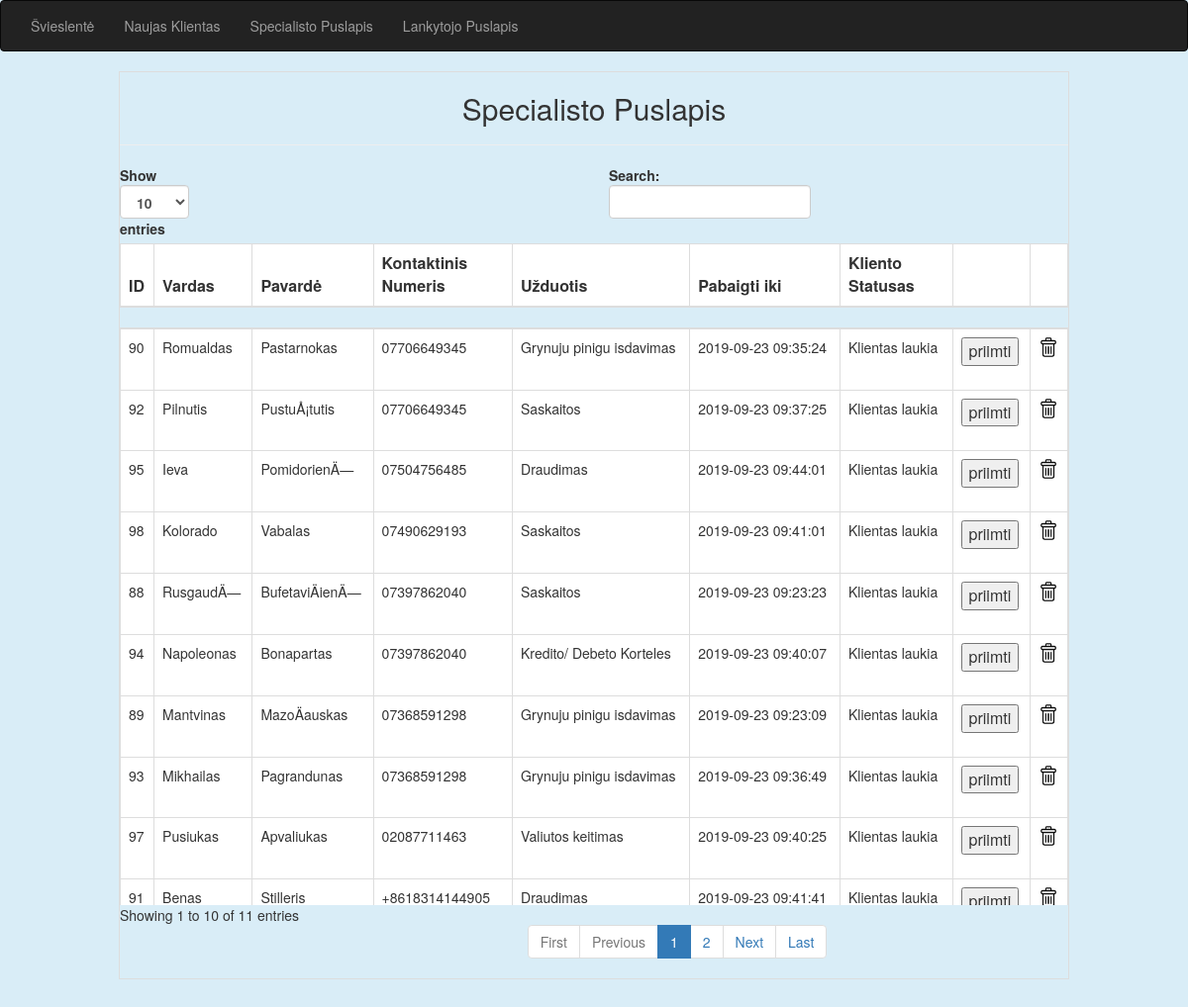
/aptarnavimas.php, run on the app's committed database.
### tables this page shows
CREATE TABLE `specialistas` (
  `id` int(100) NOT NULL,
  `specialistas` varchar(100) NOT NULL,
  `trukme` time(3) NOT NULL
);

CREATE TABLE `lankytojas` (
  `id` int(10) NOT NULL,
  `Vardas` varchar(25) DEFAULT NULL,
  `Pavarde` varchar(25) DEFAULT NULL,
  `Telefonas` varchar(25) DEFAULT NULL,
  `Specialistas` varchar(50) NOT NULL,
  `endtime` timestamp NOT NULL DEFAULT CURRENT_TIMESTAMP,
  `Statusas` varchar(30) NOT NULL DEFAULT 'Klientas laukia',
  `mygtukas` varchar(50) NOT NULL DEFAULT 'priimti',
  `Registruota` timestamp NOT NULL DEFAULT CURRENT_TIMESTAMP ON UPDATE CURRENT_TIMESTAMP
);

### dbconfig.php (called while the page is built, shortened)
<?php
include "header.php";

### aptarnavimas.php (the view, shortened to what this page needs)
<?php
require 'dbconfig.php';
$query = "SELECT * FROM specialistas INNER JOIN lankytojas ON specialistas.id=lankytojas.Specialistas";
$init_result = mysqli_query($conn, $query);
?>
<html>
    <head>
        <link rel="stylesheet" href="https://maxcdn.bootstrapcdn.com/bootstrap/3.4.0/css/bootstrap.min.css">
    </head>
    <body class="bg-info" style="width:100%">
            <div class="table-responsive" style="width:80%; margin-left:auto; margin-right:auto">
                <div class="table table-bordered table-striped table-hover">
                    <h2 class="text-center text-dark pt-2">Specialisto Puslapis</h2>
                    <hr>
                    <table class="table table-bordered table-hover" style="width:100%">
                        <thead>
                            <tr>
                                <th>ID</th>
                                <th>Vardas</th>
                                <th>Pavardė</th>
                                <th>Kontaktinis Numeris</th>
                                <th>Užduotis</th>
                                <th>Pabaigti iki</th>
                                <th>Kliento Statusas</th>
                                <th></th>
                                <th></th>
                            </tr>
                        </thead>
                        <tbody>
                        <?php
                            while($row = mysqli_fetch_assoc($init_result)) {
                        ?>
                                <tr>
                                    <td style="font-size: 14px; white-space: nowrap;">
                                        <?php echo $row['id'] ?>
                                    </td>
                                    <td style="font-size: 14px; white-space: nowrap;">
                                        <?php echo $row['Vardas'] ?>
                                    </td>
                                    <td style="font-size: 14px; white-space: nowrap;">
                                        <?php echo $row['Pavarde'] ?>
                                    </td>
                                    <td style="font-size: 14px; white-space: nowrap;">
                                        <?php echo $row['Telefonas'] ?>
                                    </td>
                                    <td style="font-size: 14px; white-space: nowrap;">
                                        <?php echo $row['specialistas'] ?>
                                    </td>
                                    <td style="font-size: 14px; white-space: nowrap;">
                                        <?php echo $row['endtime'] ?>
                                    </td>
                                    <td style="font-size: 14px; white-space: nowrap;">
                                        <?php echo $row['Statusas'] ?>
                                    </td>
                                    <td>
                                        <form name="<?=$row['id']?>" method="post" action="?">
                                           <input type="submit" name="<?=$row['mygtukas']?><?=$row['id']?>" value="<?=$row['mygtukas']?>" id="statusas<?=$row['id']?>">
                                        </form>
                                    </td>
                                    <td style="font-size: 14px; white-space: nowrap;">
                                         <a href="javascript:delete_id('<?php echo $row['id']; ?>')">
                                             <img src="img/trash.png" style="width:20px; height:20px"></a>
                                    </td>
                                </tr>
                            <?php } ?>
                        </tbody>
                    </table>
                </div>
    </body>
</html>

### header.php (shortened to what this page needs)
<nav class="navbar navbar-inverse">
    <div class="container-fluid" style="display: inline-block !important;">
        <ul class="nav navbar-nav">
            <li >
                <a href="svieslente.php">Švieslentė</a>
            </li>
            <li >
                <a href="index.php">Naujas Klientas</a>
            </li>
            <li >
                <a href="aptarnavimas.php">Specialisto Puslapis</a>
            </li>
             <li >
                 <a href="lankytojo_puslapis.php">Lankytojo Puslapis</a>
            </li>
    </div>
</nav>

### data on the page
specialistas: lankytojas.id "88", lankytojas.Vardas "RusgaudÄ—", lankytojas.Pavarde "BufetaviÄienÄ—", lankytojas.Telefonas "07397862040", specialistas "Saskaitos", lankytojas.endtime "2019-09-23 09:23:23", lankytojas.Statusas "Klientas laukia", mygtukas "priimti", lankytojas.id "92", lankytojas.Vardas "Pilnutis", lankytojas.Pavarde "PustuÅ¡tutis", lankytojas.Telefonas "07706649345", lankytojas.endtime "2019-09-23 09:37:25", lankytojas.id "98", lankytojas.Vardas "Kolorado", lankytojas.Pavarde "Vabalas", lankytojas.Telefonas "07490629193", lankytojas.endtime "2019-09-23 09:41:01"
specialistas: lankytojas.id "89", lankytojas.Vardas "Mantvinas", lankytojas.Pavarde "MazoÄauskas", lankytojas.Telefonas "07368591298", specialistas "Grynuju pinigu isdavimas", lankytojas.endtime "2019-09-23 09:23:09", lankytojas.Statusas "Klientas laukia", mygtukas "priimti", lankytojas.id "90", lankytojas.Vardas "Romualdas", lankytojas.Pavarde "Pastarnokas", lankytojas.Telefonas "07706649345", lankytojas.endtime "2019-09-23 09:35:24", lankytojas.id "93", lankytojas.Vardas "Mikhailas", lankytojas.Pavarde "Pagrandunas", lankytojas.endtime "2019-09-23 09:36:49"
specialistas: lankytojas.id "91", lankytojas.Vardas "Benas", lankytojas.Pavarde "Stilleris", lankytojas.Telefonas "+8618314144905", specialistas "Draudimas", lankytojas.endtime "2019-09-23 09:41:41", lankytojas.Statusas "Klientas laukia", mygtukas "priimti", lankytojas.id "95", lankytojas.Vardas "Ieva", lankytojas.Pavarde "PomidorienÄ—", lankytojas.Telefonas "07504756485", lankytojas.endtime "2019-09-23 09:44:01"
specialistas: lankytojas.id "94", lankytojas.Vardas "Napoleonas", lankytojas.Pavarde "Bonapartas", lankytojas.Telefonas "07397862040", specialistas "Kredito/ Debeto Korteles", lankytojas.endtime "2019-09-23 09:40:07", lankytojas.Statusas "Klientas laukia", mygtukas "priimti"
specialistas: lankytojas.id "97", lankytojas.Vardas "Pusiukas", lankytojas.Pavarde "Apvaliukas", lankytojas.Telefonas "02087711463", specialistas "Valiutos keitimas", lankytojas.endtime "2019-09-23 09:40:25", lankytojas.Statusas "Klientas laukia", mygtukas "priimti"
